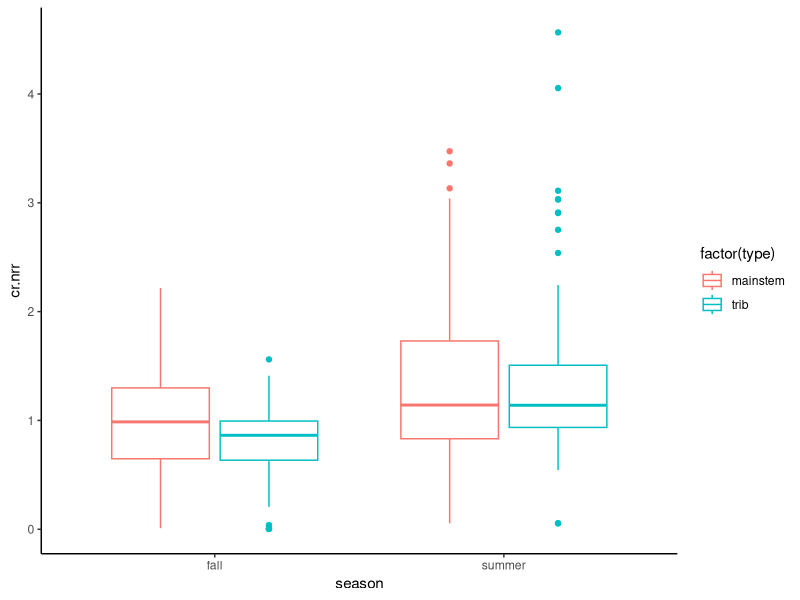
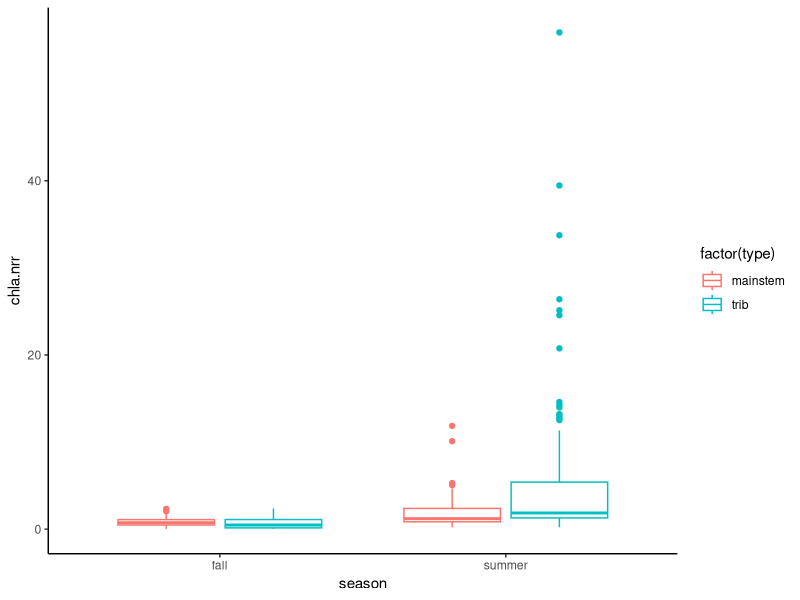
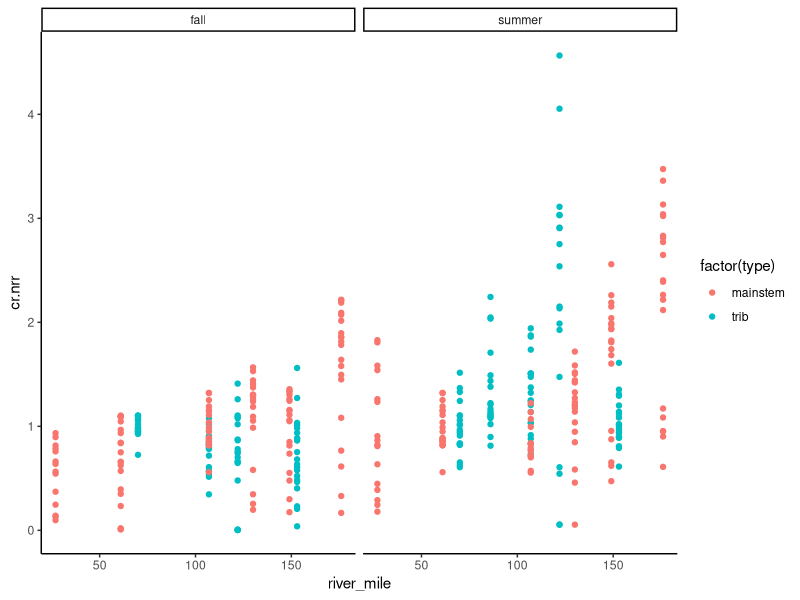
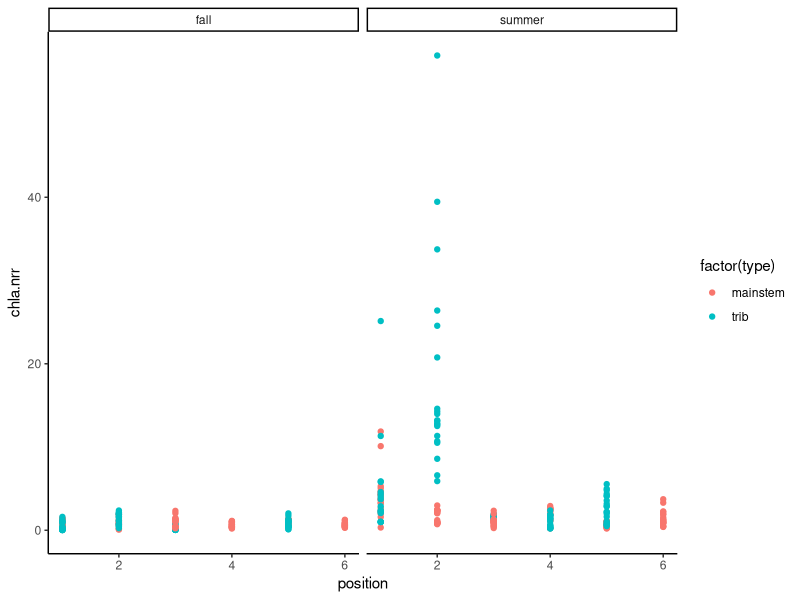
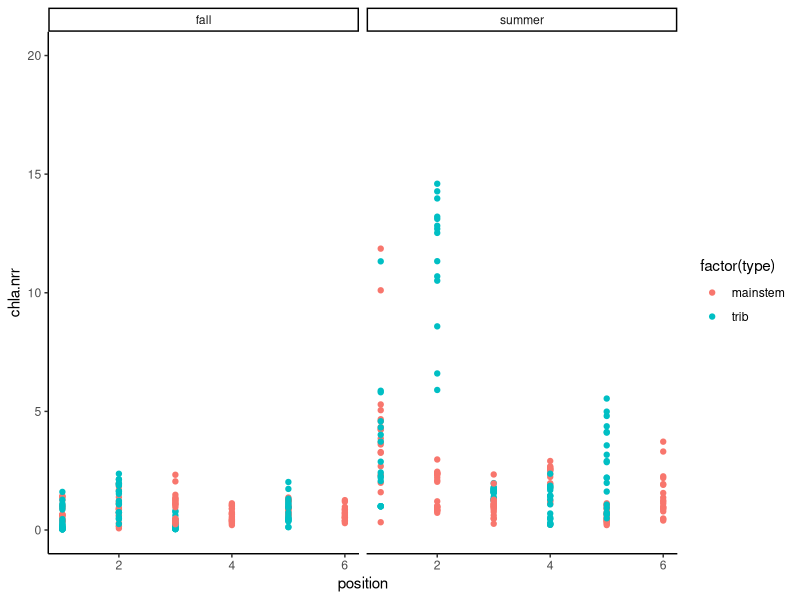
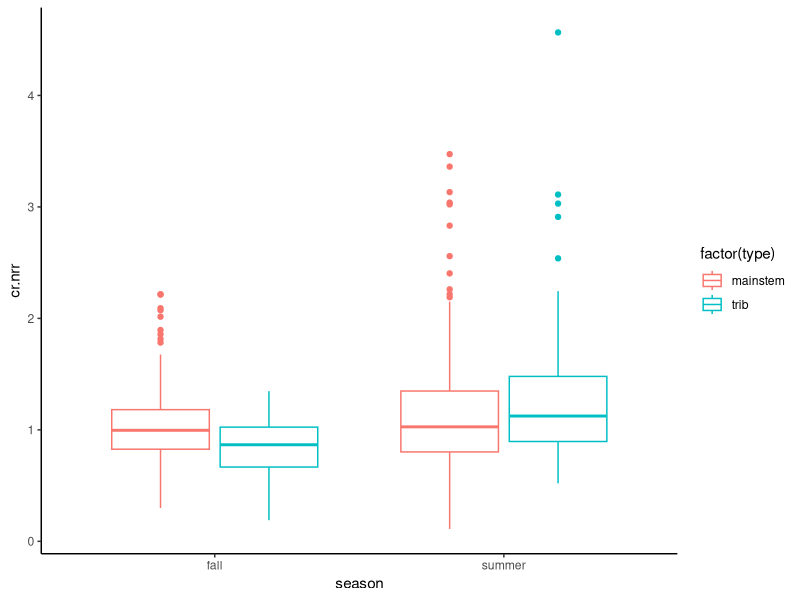
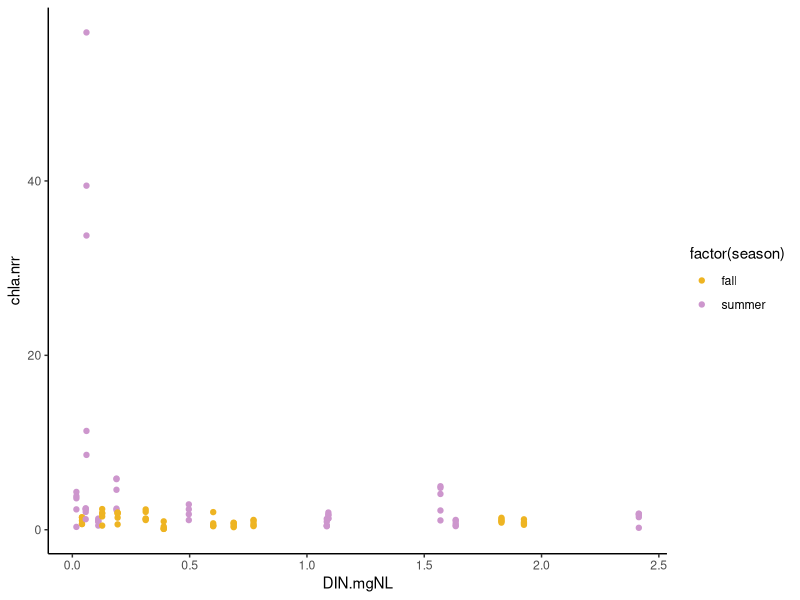
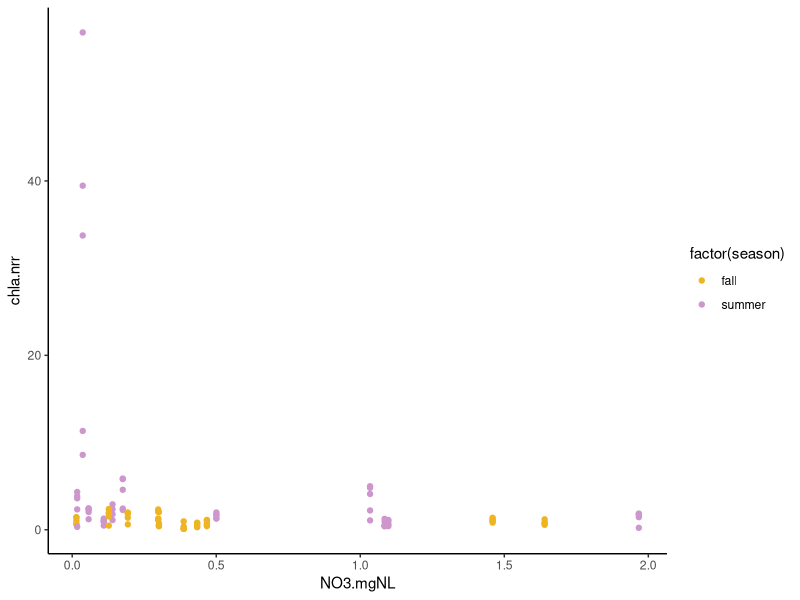

Write R code to recreate these figures, in order.
####Script created 29 March 2021 to analyze relationships between NRR and water chem
## S Roley

#packages
library(nlme)
library(plyr)
library(dplyr)
library(ggplot2)
library(tidyr)

#data (created in "all sites" by combining NDS files and water chem file)
nds_chem<-read.csv("NDS_chem_all.csv")

N<-subset(nds_chem, N==1)
P<-subset(nds_chem, P==1)
Si<-subset(nds_chem, Si==1)

########
#N limitation
#######
#how does N limitation differ among seasons and type? Expectation: N limitation more common in upper river and in summer.
#also N limitation more common in fall in tribs and summer in mainstem, esp for chla
#conclusion: Mainstem CR limited by N in fall, Tributaries N limited in summer

ggplot(N, aes(x=season, y=cr.nrr))+geom_boxplot(aes(color=factor(type)))+theme_classic()

t.test(cr.nrr~type, data=subset(N, season=="fall"))
#t = 3.2253, df = 184.74, p-value = 0.001488
#95 percent confidence interval: 0.07564847 0.31397925
#  mean in group mainstem     mean in group trib 
#0.9884479              0.7936341  

t.test(cr.nrr~type, data=subset(N, season=="summer"))
#t = 1.8336, df = 167.37, p-value = 0.06849
#95 percent confidence interval: -0.01124728  0.30445623
#  mean in group mainstem     mean in group trib 
#1.319428               1.172824 


ggplot(N, aes(x=season, y=chla.nrr))+geom_boxplot(aes(color=factor(type)))+theme_classic()

t.test(chla.nrr~type, data=subset(N, season=="fall"))
#t = 1.3332, df = 127.58, p-value = 0.1848
#95 percent confidence interval: -0.05369536  0.27549457
#mean in group mainstem     mean in group trib 
# 0.8256694              0.7147698 

t.test(chla.nrr~type, data=subset(N, season=="summer"))
#t = -4.1246, df = 102.98, p-value = 7.542e-05
#95 percent confidence interval: -5.595440 -1.961683
#  mean in group mainstem     mean in group trib 
#1.836982               5.615544

#How does river position affect N limitation? Hypothesis: lower in WS (lower river mile) = less N limitation
ggplot(N, aes(x=river_mile, y=cr.nrr))+geom_point(aes(color=factor(type)))+theme_classic()+
  facet_wrap(~season)
#summer, higher river mile = bigger response in mainstem

ggplot(N, aes(x=position, y=chla.nrr))+geom_point(aes(color=factor(type)))+theme_classic()+
  facet_wrap(~season)
#results at toppenish dwarfing all else and hard to see patterns
ggplot(N, aes(x=position, y=chla.nrr))+geom_point(aes(color=factor(type)))+theme_classic()+
  facet_wrap(~season)+scale_y_continuous(limits=c(0,20))
#no real patterns by river mile

trib<-subset(N, type=="trib")
unique(trib$stream)
unique(trib$position)
unique(trib$river_mile)
main<-subset(N, type=="mainstem")
unique(main$river_mile)
#Ahtanum and Century Landing have the same river mile. Need to fix - Ahtanum flows in downstream of CenLand.

#####
#P limitation
######
ggplot(P, aes(x=season, y=cr.nrr))+geom_boxplot(aes(color=factor(type)))+theme_classic()
#In fall, tribs inhibited by P; mainstem neutral. In summer, no difference.

t.test(cr.nrr~type, data=subset(P, season=="fall"))
#t = 4.2868, df = 178.33, p-value = 2.962e-05
#95 percent confidence interval:0.1070222 0.2895987
#  mean in group mainstem     mean in group trib 
#1.0442496              0.8459391 

t.test(cr.nrr~type, data=subset(P, season=="summer"))
#t = 1.0391, df = 175.55, p-value = 0.3002
#95 percent confidence interval:  -0.07066581  0.22781283
#  mean in group mainstem     mean in group trib 
#1.206963               1.128389 

t.test(cr.nrr~season, data=subset(P, type=="mainstem"))
#t = -2.1914, df = 177.94, p-value = 0.02972
#95 percent confidence interval:  -0.30923885 -0.01618744
#  mean in group fall mean in group summer 
#1.044250             1.206963 

t.test(cr.nrr~season, data=subset(P, type=="trib"))
#t = -5.8326, df = 133.73, p-value = 3.899e-08
#95 percent confidence interval:  -0.3782296 -0.1866705
#  mean in group fall mean in group summer 
#0.8459391            1.1283892

###########################
#univariate relationships
###########################
N<-subset(nds_chem, N==1)
P<-subset(nds_chem, P==1)
Si<-subset(nds_chem, Si==1)

#N limitation/inhibition
ggplot(subset(N, nutrient=="N"), aes(x=DIN.mgNL, y=chla.nrr))+
  geom_point(aes(color=factor(season)))+
  theme_classic()+scale_color_manual(values=c("goldenrod2", "plum3"))
#no pattern

ggplot(subset(N, nutrient=="N"), aes(x=NO3.mgNL, y=chla.nrr))+geom_point(aes(color=factor(season)))+
  theme_classic()+scale_color_manual(values=c("goldenrod2", "plum3"))
#general increase with NO3 but lots of variability

ggplot(subset(N, nutrient=="N"), aes(x=NH4.mgNL, y=chla.nrr))+geom_point(aes(color=factor(season)))+
  theme_classic()+scale_color_manual(values=c("goldenrod2", "plum3"))
#general increase with NH4 

ggplot(subset(nds_chem, nutrient=="control"), aes(x=NH4.mgNL, y=chla))+geom_point(aes(color=factor(season)))+
  theme_classic()+scale_color_manual(values=c("goldenrod2", "plum3"))
#general increase in chla with NH4 but LOTS of variability; probably not much explanatory power

ggplot(subset(nds_chem, nutrient=="control"), aes(x=NO3.mgNL, y=chla))+geom_point(aes(color=factor(season)))+
  theme_classic()+scale_color_manual(values=c("goldenrod2", "plum3"))
#no pattern

ggplot(subset(N, nutrient=="N"), aes(x=NO3.mgNL, y=cr.nrr))+geom_point(aes(color=factor(season)))+
  theme_classic()+scale_color_manual(values=c("goldenrod2", "plum3"))
#negative exponential, both summer and fall. N< 0.5 mg/L to get limitation

ggplot(subset(N, nutrient=="N"), aes(x=NH4.mgNL, y=cr.nrr))+geom_point(aes(color=factor(season)))+
  theme_classic()+scale_color_manual(values=c("goldenrod2", "plum3"))
#limitation at very low end only, but even there some inhibition

ggplot(subset(nds_chem, nutrient=="control"), aes(x=NO3.mgNL, y=cr.area))+geom_point(aes(color=factor(season)))+
  theme_classic()+scale_color_manual(values=c("goldenrod2", "plum3"))
#no pattern

ggplot(subset(nds_chem, nutrient=="control"|nutrient=="C"), aes(x=NH4.mgNL, y=cr.area))+geom_point(aes(color=factor(season)))+
  theme_classic()+scale_color_manual(values=c("goldenrod2", "plum3"))
#general increase in CR with NH4


#P limitation/inhibition
ggplot(subset(P, nutrient=="P"), aes(x=oP.mgPL, y=chla.nrr))+geom_point(aes(color=factor(season)))+
  theme_classic()+scale_color_manual(values=c("goldenrod2", "plum3"))
#in summer, some intermediate values had limitation. P is not driving this system!

ggplot(subset(nds_chem, nutrient=="control"|nutrient=="C"), aes(x=oP.mgPL, y=chla))+geom_point(aes(color=factor(season)))+
  theme_classic()+scale_color_manual(values=c("goldenrod2", "plum3"))
#no pattern

ggplot(subset(P, nutrient=="P"), aes(x=oP.mgPL, y=cr.nrr))+geom_point(aes(color=factor(season)))+
  theme_classic()+scale_color_manual(values=c("goldenrod2", "plum3"))
#maybe a faint upward relationship? but soo variable

ggplot(subset(nds_chem, nutrient=="control"|nutrient=="C"), aes(x=oP.mgPL, y=cr.area))+geom_point(aes(color=factor(season)))+
  theme_classic()+scale_color_manual(values=c("goldenrod2", "plum3"))
#increase in summer CR with P (but variable)

#Si limitation/inhibition
ggplot(subset(Si, nutrient=="Si"), aes(x=Si.mgL, y=chla.nrr))+geom_point(aes(color=factor(season)))+
  theme_classic()+scale_color_manual(values=c("goldenrod2", "plum3"))+geom_hline(yintercept=1)
#in summer, occasional spikes but no pattern to the spikes 

ggplot(subset(nds_chem, nutrient=="control"|nutrient=="C"), aes(x=Si.mgL, y=chla))+geom_point(aes(color=factor(season)))+
  theme_classic()+scale_color_manual(values=c("goldenrod2", "plum3"))
#up and down with no real pattern

ggplot(subset(Si, nutrient=="Si"), aes(x=Si.mgL, y=cr.nrr))+geom_point(aes(color=factor(season)))+
  theme_classic()+scale_color_manual(values=c("goldenrod2", "plum3"))
#general upward relationship  with Si, especially in summer, but variable

ggplot(subset(nds_chem, nutrient=="control"|nutrient=="C"), aes(x=Si.mgL, y=cr.area))+geom_point(aes(color=factor(season)))+
  theme_classic()+scale_color_manual(values=c("goldenrod2", "plum3"))
#maybe hump-shaped? with max CR at medium Si - but lots of variation

#N:P ratios
ggplot(subset(nds_chem, nutrient=="control"|nutrient=="C"), aes(x=N.P.ratio, y=chla))+theme_classic()+
  geom_point(aes(color=factor(season)))+scale_color_manual(values=c("goldenrod2", "plum3"))+
  geom_vline(xintercept = 16)
#increase!

ggplot(N, aes(x=N.P.ratio, y=chla.nrr))+ geom_point(aes(color=factor(season), shape=factor(nutrient)))+
  scale_color_manual(values=c("goldenrod2", "plum3"))+theme_classic()+geom_vline(xintercept = 16)
#In summer: negative exponential (lower N:P = greater response to N addition). greatest increase with N alone
#In fall: no change

ggplot(P, aes(x=N.P.ratio, y=chla.nrr))+ geom_point(aes(color=factor(season), shape=factor(nutrient)))+
  scale_color_manual(values=c("goldenrod2", "plum3"))+theme_classic()+geom_vline(xintercept = 16)

ggplot(subset(nds_chem, nutrient=="control"), aes(x=N.P.ratio, y=cr.area))+theme_classic()+
  geom_point(aes(color=factor(season)))+scale_color_manual(values=c("goldenrod2", "plum3"))+
  geom_vline(xintercept = 16)
#increase to threshold

ggplot(N, aes(x=N.P.ratio, y=cr.nrr))+ geom_point(aes(color=factor(season), shape=factor(nutrient)))+
  scale_color_manual(values=c("goldenrod2", "plum3"))+theme_classic()+geom_vline(xintercept = 16)
#In summer and fall, slight decline with N:P ratio. No response with NSi

#N:Si ratios
ggplot(subset(nds_chem, nutrient=="control"), aes(x=N.Si.ratio, y=chla))+theme_classic()+
  geom_point(aes(color=factor(season)))+scale_color_manual(values=c("goldenrod2", "plum3"))+
  geom_vline(xintercept = 0.8)
#increase in chla with N:Si ratio, in both fall and summer

ggplot(N, aes(x=N.Si.ratio, y=chla.nrr))+ geom_point(aes(color=factor(season), shape=factor(nutrient)))+
  scale_color_manual(values=c("goldenrod2", "plum3"))+theme_classic()+geom_vline(xintercept = 0.8)

ggplot(Si, aes(x=N.Si.ratio, y=chla.nrr))+ geom_point(aes(color=factor(season), shape=factor(nutrient)))+
  scale_color_manual(values=c("goldenrod2", "plum3"))+theme_classic()+geom_vline(xintercept = 0.8)
#lowerN:Si ratio = higher chla, espeically in NPSi and Si (??? why would adding more Si help?)

ggplot(subset(nds_chem, nutrient=="control"), aes(x=N.Si.ratio, y=cr.area*-1))+theme_classic()+
  geom_point(aes(color=factor(season)))+scale_color_manual(values=c("goldenrod2", "plum3"))+
  geom_vline(xintercept = 0.8)
#|CR| increases with N:Si

ggplot(Si, aes(x=N.Si.ratio, y=cr.nrr))+ geom_point(aes(color=factor(season), shape=factor(nutrient)))+
  scale_color_manual(values=c("goldenrod2", "plum3"))+theme_classic()+geom_vline(xintercept = 0.8)
#decreases with N:Si ratio but only because of NPSi in summer. so basically no pattern

#P:Si ratios
ggplot(subset(nds_chem, nutrient=="control"), aes(x=P.Si.ratio, y=chla))+theme_classic()+
  geom_point(aes(color=factor(season)))+scale_color_manual(values=c("goldenrod2", "plum3"))+
  geom_vline(xintercept = 0.05)
#all sites far below Redfield P:Si ratio of 0.05. General increase with P:Si ratio but high variability

ggplot(P, aes(x=P.Si.ratio, y=chla.nrr))+ geom_point(aes(color=factor(season), shape=factor(nutrient)))+
  scale_color_manual(values=c("goldenrod2", "plum3"))+theme_classic()
#higher chla at low P:Si ratios, esp for NP

ggplot(Si, aes(x=P.Si.ratio, y=chla.nrr))+ geom_point(aes(color=factor(season), shape=factor(nutrient)))+
  scale_color_manual(values=c("goldenrod2", "plum3"))+theme_classic()
#no clear patterns

